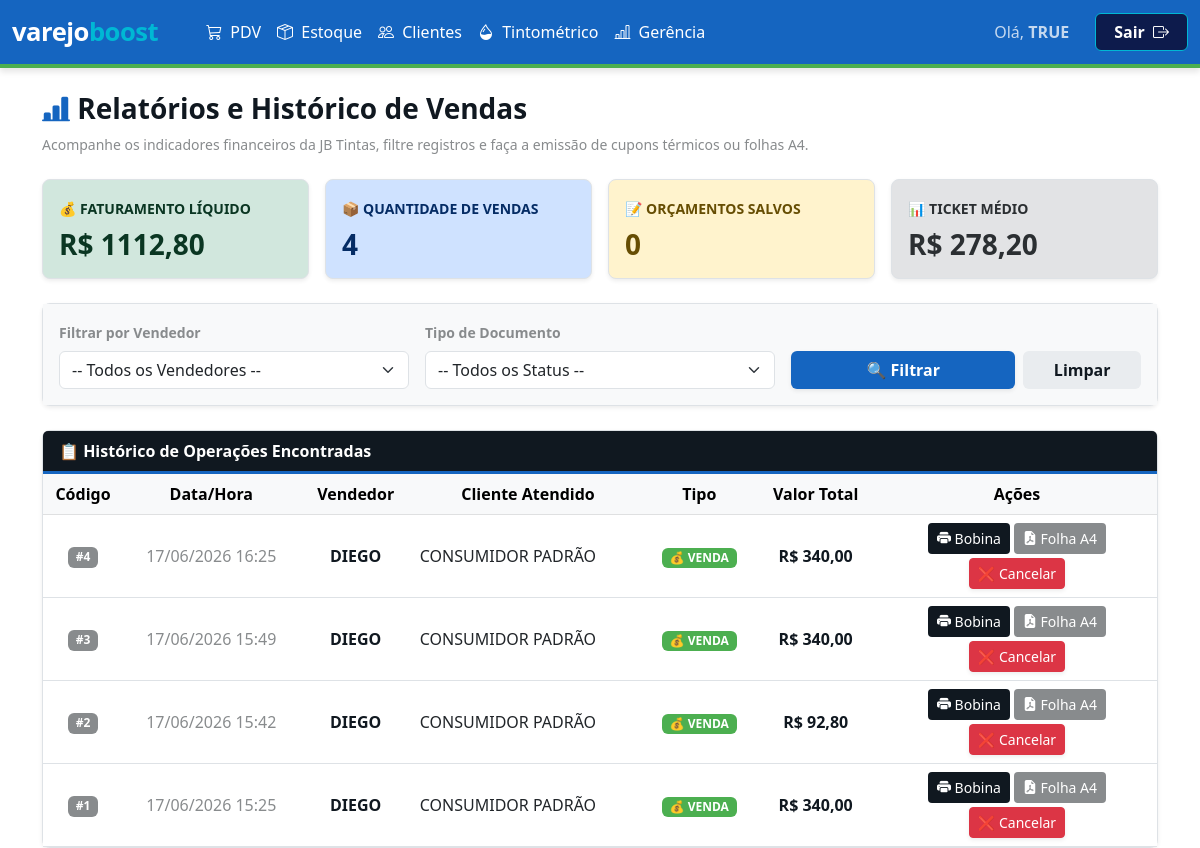
The page /gerencia/relatorios/ (signed in) on the database its author committed.
### inventario/models.py (models this page shows)
class Vendas(models.Model):
    data_venda = models.DateTimeField(default=timezone.now)
    valor_total = models.DecimalField(max_digits=10, decimal_places=2, default=0.00)
    valor_desconto = models.DecimalField(max_digits=10, decimal_places=2, default=0.00)
    status = models.CharField(max_length=20, default='VENDA')
    troco = models.DecimalField(max_digits=10, decimal_places=2, default=0.00)
    pagamentos_texto = models.TextField(blank=True, null=True)
    cliente = models.CharField(max_length=255, blank=True, null=True)
    indicante = models.CharField(max_length=255, blank=True, null=True)
    vendedor = models.CharField(max_length=100, blank=True, null=True)
    cupom_texto = models.TextField(blank=True, null=True)
    status_fiscal = models.CharField(max_length=50, default='SEM_NOTA')
    chave_acesso = models.CharField(max_length=50, blank=True, null=True)
    numero_nota = models.CharField(max_length=20, blank=True, null=True)
    motivo_erro = models.TextField(blank=True, null=True)
    arquivo_pdf = models.FileField(upload_to='notas_fiscais/pdfs/', blank=True, null=True)
    arquivo_xml = models.FileField(upload_to='notas_fiscais/xmls/', blank=True, null=True)
    modelo_fiscal = models.CharField(max_length=10, blank=True, null=True) # '55' para NF-e, '65' para NFC-e
    class Meta: db_table = 'inventario_vendas'

### inventario/views/relatorios.py (the view)
# urls.py: path('gerencia/relatorios/', relatorios.tela_relatorios, name='tela_relatorios'),
def tela_relatorios(request):
    if 'usuario_logado' not in request.session:
        return redirect('login')
    queryset = Vendas.objects.all().order_by('-id')
    vendedores = Usuarios.objects.all()
    filtro_vendedor = request.GET.get('vendedor', '')
    filtro_status = request.GET.get('status', '')
    if filtro_vendedor and filtro_vendedor.strip():
        queryset = queryset.filter(vendedor__icontains=filtro_vendedor.strip())
    if filtro_status and filtro_status.strip():
        queryset = queryset.filter(status=filtro_status.strip())
    faturamento = queryset.filter(status='VENDA').aggregate(Sum('valor_total'))['valor_total__sum'] or 0
    qtd_vendas = queryset.filter(status='VENDA').count()
    qtd_orcamentos = queryset.filter(status='ORCAMENTO').count()
    ticket_medio = (faturamento / qtd_vendas) if qtd_vendas > 0 else 0
    return render(request, 'inventario/relatorios.html', {
        'vendas': queryset,
        'vendedores': vendedores,
        'faturamento': faturamento,
        'qtd_vendas': qtd_vendas,
        'qtd_orcamentos': qtd_orcamentos,
        'ticket_medio': ticket_medio,
        'filtro_vendedor': filtro_vendedor,
        'filtro_status': filtro_status
    })

### inventario/templates/inventario/relatorios.html (shortened to what this page needs)
{% extends 'inventario/base.html' %}
{% block content %}
<div class="mb-4">
    <h3 class="fw-bold" style="color: #101820;"><i class="bi bi-bar-chart-line-fill" style="color: #1565C0;"></i> Relatórios e Histórico de Vendas</h3>
    <p class="small" style="color: #888B8D;">Acompanhe os indicadores financeiros da JB Tintas, filtre registros e faça a emissão de cupons térmicos ou folhas A4.</p>
</div>
<div class="row g-3 mb-4">
    <div class="col-md-3">
        <div class="card shadow-sm border-0 h-100" style="background-color: #d1e7dd;">
            <div class="card-body">
                <span class="small fw-bold text-success-emphasis">💰 FATURAMENTO LÍQUIDO</span>
                <h3 class="fw-bold mt-2 mb-0 text-success-emphasis">R$ {{ faturamento|default:"0"|floatformat:2 }}</h3>
            </div>
        </div>
    </div>
    <div class="col-md-3">
        <div class="card shadow-sm border-0 h-100" style="background-color: #cfe2ff;">
            <div class="card-body">
                <span class="small fw-bold text-primary-emphasis">📦 QUANTIDADE DE VENDAS</span>
                <h3 class="fw-bold mt-2 mb-0 text-primary-emphasis">{{ qtd_vendas|default:"0" }}</h3>
            </div>
        </div>
    </div>
    <div class="col-md-3">
        <div class="card shadow-sm border-0 h-100" style="background-color: #fff3cd;">
            <div class="card-body">
                <span class="small fw-bold text-warning-emphasis">📝 ORÇAMENTOS SALVOS</span>
                <h3 class="fw-bold mt-2 mb-0 text-warning-emphasis">{{ qtd_orcamentos|default:"0" }}</h3>
            </div>
        </div>
    </div>
    <div class="col-md-3">
        <div class="card shadow-sm border-0 h-100" style="background-color: #e2e3e5;">
            <div class="card-body">
                <span class="small fw-bold text-secondary-emphasis">📊 TICKET MÉDIO</span>
                <h3 class="fw-bold mt-2 mb-0 text-secondary-emphasis">R$ {{ ticket_medio|default:"0"|floatformat:2 }}</h3>
            </div>
        </div>
    </div>
</div>
<div class="card shadow-sm border-0 mb-4">
    <div class="card-body bg-light">
        <form method="GET" action="." class="row g-3 align-items-end">
            <div class="col-md-4">
                <label class="form-label small fw-bold" style="color: #888B8D;">Filtrar por Vendedor</label>
                <select name="vendedor" class="form-select">
                    <option value="">-- Todos os Vendedores --</option>
                </select>
            </div>
            <div class="col-md-4">
                <label class="form-label small fw-bold" style="color: #888B8D;">Tipo de Documento</label>
                <select name="status" class="form-select">
                    <option value="">-- Todos os Status --</option>
                </select>
            </div>
            <div class="col-md-4 d-flex gap-2">
                <button type="submit" class="btn text-white w-100 fw-bold shadow-sm" style="background-color: #1565C0; border: none;">
                    🔍 Filtrar
                </button>
                <a href="{% url 'tela_relatorios' %}" class="btn fw-bold w-50" style="background-color: #e9ecef; color: #101820;">
                    Limpar
                </a>
            </div>
        </form>
    </div>
</div>
<div class="card shadow-sm border-0">
    <div class="card-header text-white fw-bold" style="background-color: #101820; border-bottom: 3px solid #1565C0;">📋 Histórico de Operações Encontradas</div>
    <div class="card-body p-0">
        <div class="table-responsive">
            <table class="table table-hover align-middle text-center mb-0">
                <thead class="table-light">
                    <tr>
                        <th width="80">Código</th>
                        <th>Data/Hora</th>
                        <th>Vendedor</th>
                        <th>Cliente Atendido</th>
                        <th>Tipo</th>
                        <th>Valor Total</th>
                        <th class="text-center" width="280">Ações</th>
                    </tr>
                </thead>
                <tbody>
                    {% for v in vendas %}
                    <tr>
                        <td><span class="badge" style="background-color: #888B8D;">#{{ v.id }}</span></td>
                        <td style="color: #888B8D;">{{ v.data_venda|date:"d/m/Y H:i" }}</td>
                        <td style="color: #101820;"><strong>{{ v.vendedor|upper }}</strong></td>
                        <td class="text-start">{{ v.cliente|default:"CONSUMIDOR PADRÃO"|upper }}</td>
                        <td>
                            {% if v.status == 'VENDA' %}
                                <span class="badge px-2 py-1" style="background-color: #4CAF50; color: white;">💰 VENDA</span>
                            {% elif v.status == 'CANCELADA' %}
                                <span class="badge px-2 py-1 bg-danger text-white">❌ CANCELADA</span>
                            {% else %}
                                <span class="badge px-2 py-1 text-dark" style="background-color: #FFB81C;">📋 ORÇAMENTO</span>
                            {% endif %}
                        </td>
                        <td class="fw-bold" style="color: #101820;">R$ {{ v.valor_total|floatformat:2 }}</td>
                        <td class="text-center align-middle">
                            <div class="d-flex justify-content-center flex-wrap gap-1">
                                <a href="{% url 'imprimir_cupom' v.id %}" target="_blank" class="btn btn-sm text-white px-2" style="background-color: #101820;" title="Imprimir Bobina">
                                    <i class="bi bi-printer-fill"></i> Bobina
                                </a>
                                <a href="{% url 'imprimir_cupom_a4' v.id %}" target="_blank" class="btn btn-sm text-white px-2" style="background-color: #888B8D;" title="Imprimir Folha A4">
                                    <i class="bi bi-file-earmark-pdf-fill"></i> Folha A4
                                </a>
                                {% if v.status != 'CANCELADA' %}
                                    <button class="btn btn-sm btn-danger px-2 shadow-sm" onclick="abrirModalCancelar('{{ v.id }}')" title="Cancelar Documento">
                                        ❌ Cancelar
                                    </button>
                                {% endif %}
                            </div>
                        </td>
                    </tr>
                    {% endfor %}
                </tbody>
            </table>
        </div>
    </div>
</div>
{% endblock %}

### inventario/templates/inventario/base.html (style rules this page uses)
:root { --azul-confianca: #1565C0; --turquesa-automacao: #00B8D4; --verde-crescimento: #4CAF50; --azul-escuro: #0D1B4C; --branco: #FFFFFF; }
body { background-color: var(--branco); color: var(--azul-escuro); font-family: 'Segoe UI', Tahoma, Geneva, Verdana, sans-serif; }
.card { border: 1px solid #dee2e6 !important; border-radius: 8px; }

### rows shown on the page
Vendas: id "4", data_venda "17/06/2026 16:25", vendedor "DIEGO", cliente "CONSUMIDOR PADRÃO", status "💰 VENDA", valor_total "340,00"
Vendas: id "3", data_venda "17/06/2026 15:49", vendedor "DIEGO", cliente "CONSUMIDOR PADRÃO", status "💰 VENDA", valor_total "340,00"
Vendas: id "2", data_venda "17/06/2026 15:42", vendedor "DIEGO", cliente "CONSUMIDOR PADRÃO", status "💰 VENDA", valor_total "92,80"
Vendas: id "1", data_venda "17/06/2026 15:25", vendedor "DIEGO", cliente "CONSUMIDOR PADRÃO", status "💰 VENDA", valor_total "340,00"

### other values the page prints
{{ request.session.usuario_logado|upper }} "TRUE"
{{ faturamento|default:"0"|floatformat:2 }} "1112,80"
{{ qtd_vendas|default:"0" }} "4"
{{ qtd_orcamentos|default:"0" }} "0"
{{ ticket_medio|default:"0"|floatformat:2 }} "278,20"
